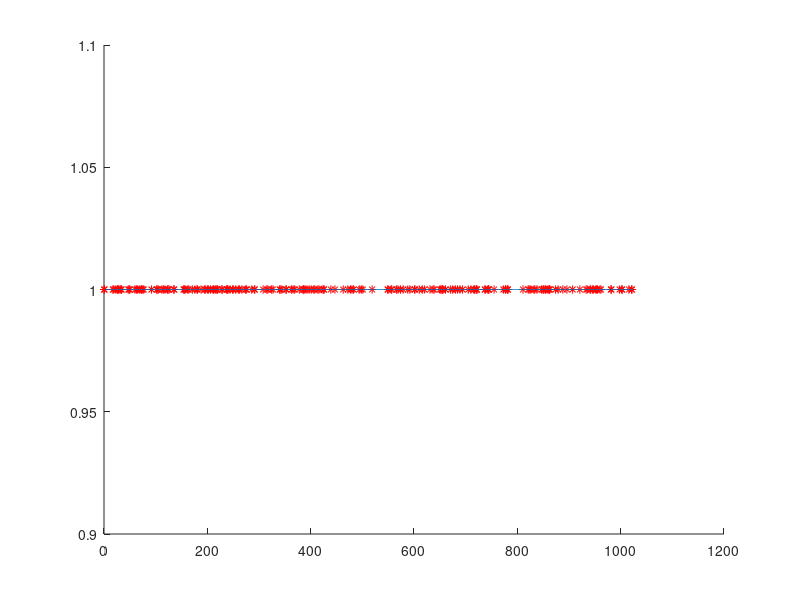

MATLAB code for this plot: (Note: this script raises an error after producing the figure.)
clear all;
close all;

a = 101;
c = 1;
m = 1024;
n = 200;
mdisc = 1:m;
adiscrete = 1:4:1021;
corr = zeros(n, 1);
j = 1;
T1 = 1;
f = @(x, b) mod(b * x + c, m);

% EXO 1.1 
x2 = zeros(20, 1);
x2(1) = 0;
for i = 1:n - 1
    x2(i + 1) = f(x2(i), a);
end

figure(1);
hold on;
plot(x2, ones(n, 1), 'r*');
plot(mdisc, ones(length(mdisc), 1));
hold off;

% EXO 1.2
x0 = 0;

while 1
    x0 = f(x0, a);
    if x0 == 0
        break;
    end
    T1 = T1 + 1;
end

disp(T1);

% EXO 1.4
x1 = randi(m - 1, n, 1);
for a = adiscrete
    for i=1:n - 1
        x2(i + 1) = f(x2(i), a);
    end
    corr(j) = corrempiric(x1, x2);
    j = j + 1;
end

[minc, ind] = min(abs(corr))
fprintf('best a ever is %d\n', adiscrete(ind));

figure(2);
plot(1:length(corr), corr, 'r*');
